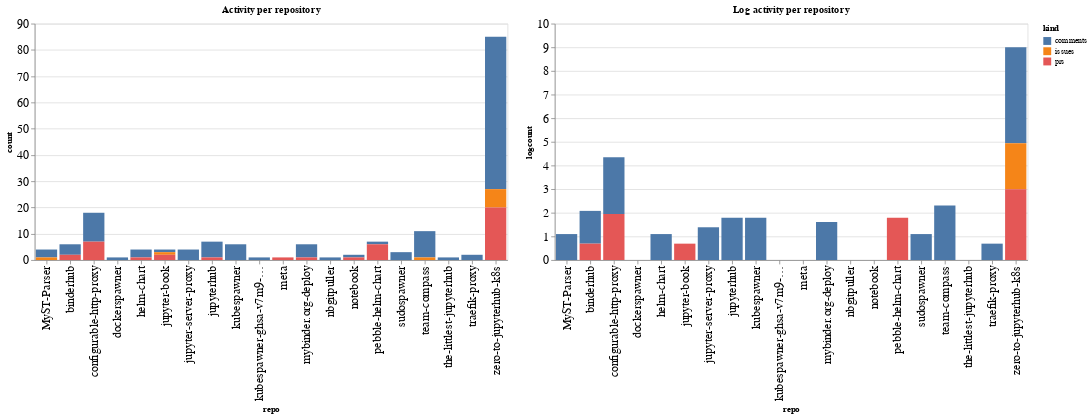

The notebook cell saved with this chart:
### Code cell
ch1 = alt.Chart(repo_summaries, width=600, title="Activity per repository").mark_bar().encode(
    x='repo',
    y='count',
    color='kind',
    tooltip="kind"
)

ch2 = alt.Chart(repo_summaries, width=600, title="Log activity per repository").mark_bar().encode(
    x='repo',
    y='logcount',
    color='kind',
    tooltip="kind"
)

ch1 | ch2

### Figure 1 — Vega-Lite specification as saved in the notebook (floating-point values rounded to 4 significant figures)
{"config": {"axisLeft": {"labelFontSize": 15}, "axisBottom": {"labelFontSize": 15}}, "hconcat": [{"mark": "bar", "encoding": {"color": {"type": "nominal", "field": "kind"}, "tooltip": {"type": "nominal", "field": "kind"}, "x": {"type": "nominal", "field": "repo"}, "y": {"type": "quantitative", "field": "count"}}, "title": "Activity per repository", "width": 600}, {"mark": "bar", "encoding": {"color": {"type": "nominal", "field": "kind"}, "tooltip": {"type": "nominal", "field": "kind"}, "x": {"type": "nominal", "field": "repo"}, "y": {"type": "quantitative", "field": "logcount"}}, "title": "Log activity per repository", "width": 600}], "data": {"name": "data-c9da39499abdebf0963594598cf6df89"}, "$schema": "https://vega.github.io/schema/vega-lite/v4.8.1.json", "datasets": {"data-c9da39499abdebf0963594598cf6df89": [{"repo": "MyST-Parser", "kind": "comments", "count": 3, "logcount": 1.099}, {"repo": "MyST-Parser", "kind": "issues", "count": 1, "logcount": 0.0}, {"repo": "binderhub", "kind": "comments", "count": 4, "logcount": 1.386}, {"repo": "binderhub", "kind": "prs", "count": 2, "logcount": 0.6931}, {"repo": "configurable-http-proxy", "kind": "comments", "count": 11, "logcount": 2.398}, {"repo": "configurable-http-proxy", "kind": "prs", "count": 7, "logcount": 1.946}, {"repo": "dockerspawner", "kind": "comments", "count": 1, "logcount": 0.0}, {"repo": "helm-chart", "kind": "comments", "count": 3, "logcount": 1.099}, {"repo": "helm-chart", "kind": "prs", "count": 1, "logcount": 0.0}, {"repo": "jupyter-book", "kind": "comments", "count": 1, "logcount": 0.0}, {"repo": "jupyter-book", "kind": "issues", "count": 1, "logcount": 0.0}, {"repo": "jupyter-book", "kind": "prs", "count": 2, "logcount": 0.6931}, {"repo": "jupyter-server-proxy", "kind": "comments", "count": 4, "logcount": 1.386}, {"repo": "jupyterhub", "kind": "comments", "count": 6, "logcount": 1.792}, {"repo": "jupyterhub", "kind": "prs", "count": 1, "logcount": 0.0}, {"repo": "kubespawner", "kind": "comments", "count": 6, "logcount": 1.792}, {"repo": "kubespawner-ghsa-v7m9-9497-p9gr", "kind": "comments", "count": 1, "logcount": 0.0}, {"repo": "meta", "kind": "prs", "count": 1, "logcount": 0.0}, {"repo": "mybinder.org-deploy", "kind": "comments", "count": 5, "logcount": 1.609}, {"repo": "mybinder.org-deploy", "kind": "prs", "count": 1, "logcount": 0.0}, {"repo": "nbgitpuller", "kind": "comments", "count": 1, "logcount": 0.0}, {"repo": "notebook", "kind": "comments", "count": 1, "logcount": 0.0}, {"repo": "notebook", "kind": "prs", "count": 1, "logcount": 0.0}, {"repo": "pebble-helm-chart", "kind": "comments", "count": 1, "logcount": 0.0}, {"repo": "pebble-helm-chart", "kind": "prs", "count": 6, "logcount": 1.792}, {"repo": "sudospawner", "kind": "comments", "count": 3, "logcount": 1.099}, {"repo": "team-compass", "kind": "comments", "count": 10, "logcount": 2.303}, {"repo": "team-compass", "kind": "issues", "count": 1, "logcount": 0.0}, {"repo": "the-littlest-jupyterhub", "kind": "comments", "count": 1, "logcount": 0.0}, {"repo": "traefik-proxy", "kind": "comments", "count": 2, "logcount": 0.6931}, {"repo": "zero-to-jupyterhub-k8s", "kind": "comments", "count": 58, "logcount": 4.06}, {"repo": "zero-to-jupyterhub-k8s", "kind": "issues", "count": 7, "logcount": 1.946}, {"repo": "zero-to-jupyterhub-k8s", "kind": "prs", "count": 20, "logcount": 2.996}]}}
